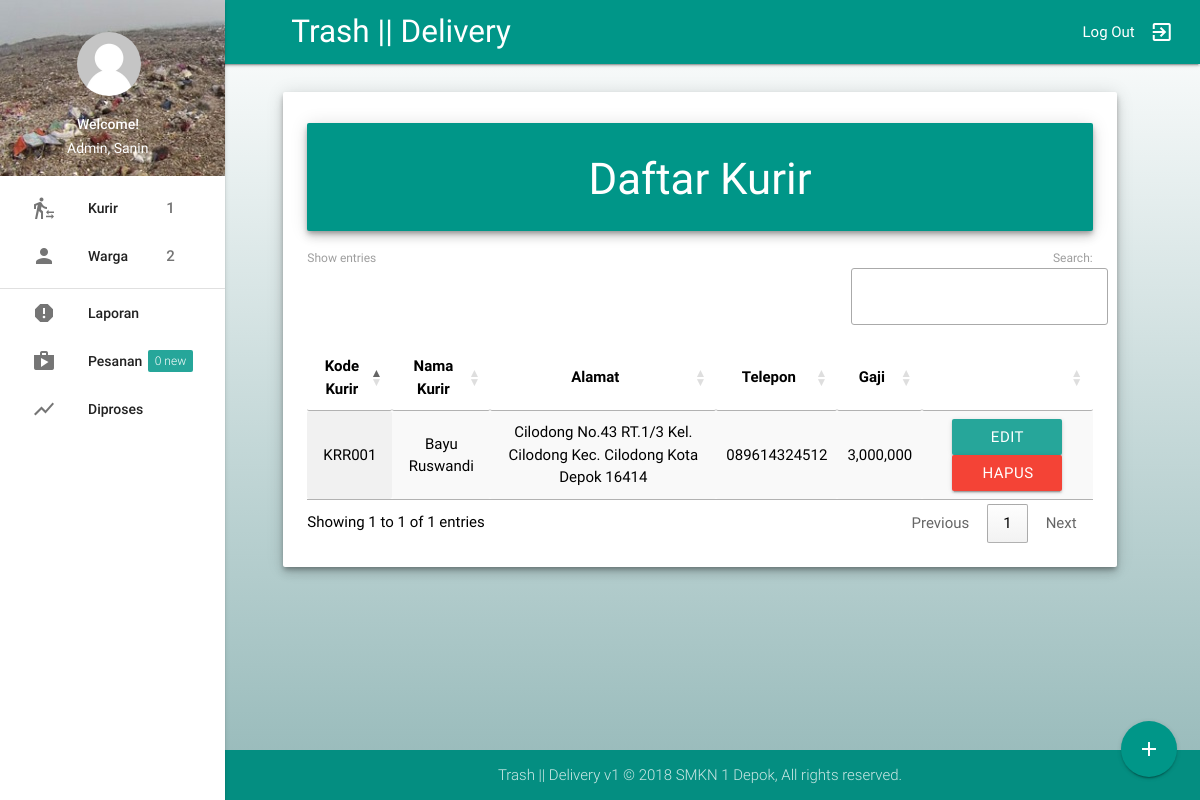
The page /adminweb/kurir (signed in) on the database its author committed.
### tables this page shows
CREATE TABLE IF NOT EXISTS `tb_kurir` (
  `kode_kurir` varchar(11) NOT NULL,
  `password` varchar(50) NOT NULL,
  `nama_kurir` varchar(100) NOT NULL,
  `telepon` varchar(13) NOT NULL,
  `kode_alamat` varchar(11) NOT NULL,
  `gaji` bigint(20) NOT NULL,
  `status` enum('Libur','Diperjalanan','Menunggu Order') NOT NULL,
  PRIMARY KEY (`kode_kurir`),
  KEY `nip` (`kode_kurir`),
  KEY `kode_alamat` (`kode_alamat`)
);

CREATE TABLE IF NOT EXISTS `alamat` (
  `kode_alamat` varchar(11) NOT NULL,
  `alamat` text NOT NULL,
  `no_rumah` int(4) NOT NULL,
  `rt` int(3) NOT NULL,
  `rw` int(3) NOT NULL,
  `kelurahan` varchar(40) NOT NULL,
  `kecamatan` varchar(40) NOT NULL,
  `kota` varchar(30) NOT NULL,
  `kode_pos` int(4) NOT NULL,
  `nik` bigint(18) NOT NULL,
  PRIMARY KEY (`kode_alamat`),
  KEY `nik` (`nik`)
);

### admin/controllers/pages/kurir.php (the view, shortened to what this page needs)
<?php
    if (!isset($_SESSION['level'])) {
        echo "<script>window.history.back();</script>";
    }else{
?>
<div class="row">
    <div class="col s10 push-s1 m10 push-m1 l10 push-l1" style="padding:0;">
        <div class="card z-depth-3">
            <div class="card-content black-text">
                <div class="card-panel teal white-text z-depth-3">
                    <span class="card-title">
        <center>
            <h3> Daftar Kurir </h3>
        </center>
                    </span>
                </div>
                <table class="display centered hide-on-med-and-down" id="tb_kurir">
                    <thead>
                        <tr>
                            <th>Kode Kurir</th>
                            <th>Nama Kurir</th>
                            <th>Alamat</th>
                            <th>Telepon</th>
                            <th>Gaji</th>
                            <th></th>
                        </tr>
                    </thead>
                    <tbody>
                        <?php
                    $q = mysql_query("SELECT * FROM tb_kurir JOIN alamat ON tb_kurir.kode_alamat = alamat.kode_alamat") or die(mysql_error());
                    while ($d = mysql_fetch_array($q)) {?>
                        <tr>
                            <td>
                                <?php echo $d['kode_kurir'] ?>
                            </td>
                            <td>
                                <?php echo $d['nama_kurir'] ?>
                            </td>
                            <td>
                                <?php echo $d['alamat'] ." No.".$d['no_rumah'] ." RT.".$d['rt'] ."/".$d['rw'] ." Kel. ".$d['kelurahan'] ." Kec. ".$d['kecamatan'] ." Kota ".$d['kota'] ." ".$d['kode_pos'] ; ?>
                            </td>
                            <td>
                                <?php echo $d['telepon'] ?>
                            </td>
                            <td>
                                <?php echo number_format ($d['gaji']) ?>
                            </td>
                            <td>
                                <?php include '../../../components/form/button-edit-kurir-form.php'; ?>
                            </td>
                        </tr>
                        <?php } ?>
                    </tbody>
                </table>
            </div>
        </div>
    </div>
</div>
<div class="fixed-action-btn">
    <a class="btn-floating btn-large teal modal-trigger" href="#kurir">
      <i class="large material-icons">add</i>
    </a>
</div>
<?php } ?>

### components/form/button-edit-kurir-form.php
<form action="editkurir" method="post">
    <button class="btn" style="width:50px">
        <input type="hidden" name="edit" value="<?php echo $d['kode_kurir']; ?>">EDIT
    </button>
    <a class="btn red" style="width:50px" onclick="return confirm('Hapus Data?')" href="../controllers/config/p_hapus-kurir.php?qweqwe=<?php echo base64_encode($d['kode_kurir']); ?>&ewwq=<?php echo base64_encode($d['kode_alamat']); ?>">Hapus</a>
</form>

### assets/css/style.css (style rules this page uses)
body { display: flex; min-height: 100vh; flex-direction: column; background: linear-gradient(#ffffff, #94b8b8); }
.card-panel { transition: box-shadow .25s; padding: 10px; margin: 0.5rem 0 1rem 0; border-radius: 2px; background-color: #fff; }

### rows shown on the page
tb_kurir: kode_kurir "KRR001", nama_kurir "Bayu Ruswandi", kode_alamat.alamat "Cilodong", kode_alamat.no_rumah "43", kode_alamat.rt "1", kode_alamat.rw "3", kode_alamat.kelurahan "Cilodong", kode_alamat.kecamatan "Cilodong", kode_alamat.kota "Depok", kode_alamat.kode_pos "16414", telepon "089614324512", gaji "3,000,000"

### other values the page prints
$_SESSION['nama'] "Sanin"
mysql_num_rows($e) "1"
mysql_num_rows($w) "2"
mysql_num_rows($q) "0"
